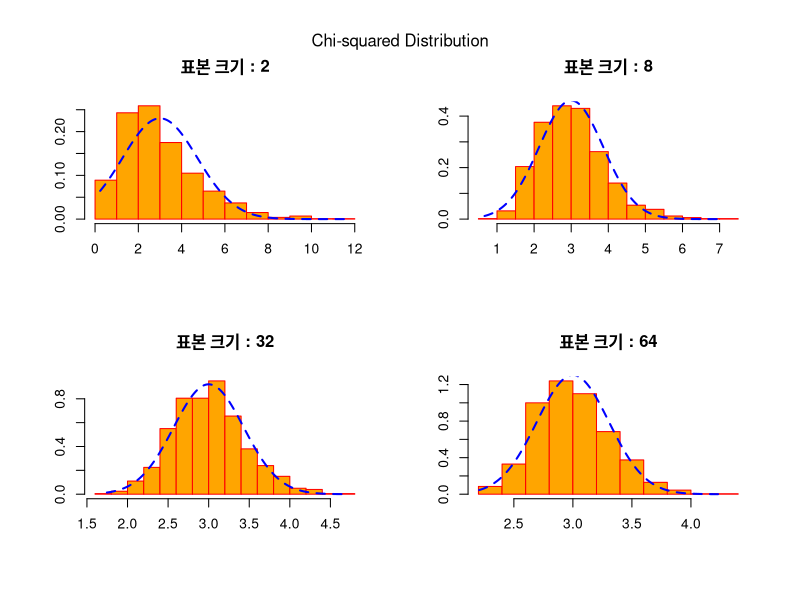
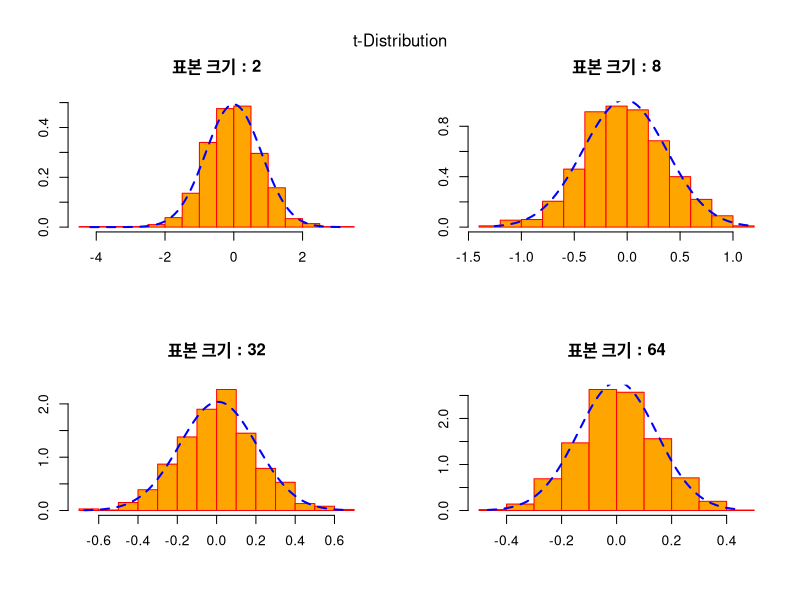
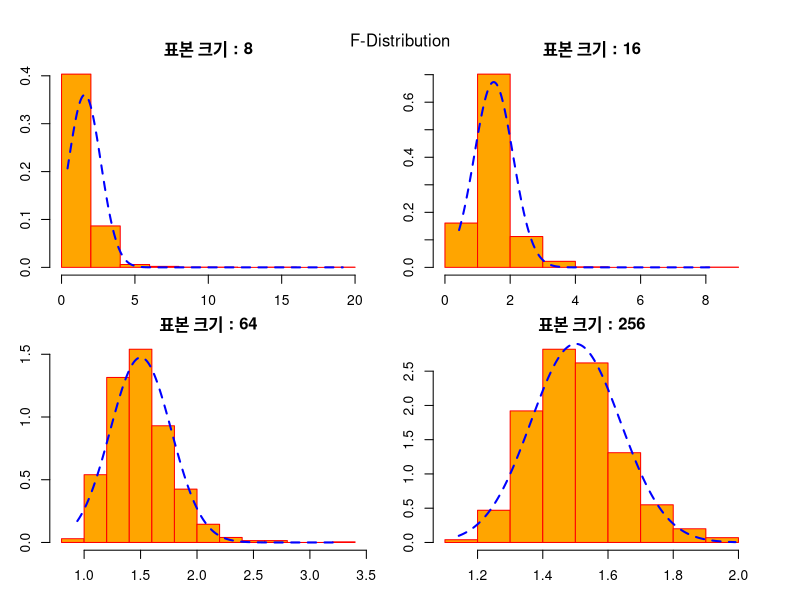

Write R code to recreate these figures, in order.
# Chi-squared distribution
set.seed(9)
n<-1000
df<-3
a.2.mean<-rep(NA, n)
a.8.mean<-rep(NA, n)
a.32.mean<-rep(NA, n)
a.64.mean<-rep(NA, n)

for (i in 1:n){
  a.2.mean[i]<-mean(rchisq(2, df=df))
  a.8.mean[i]<-mean(rchisq(8, df=3))
  a.32.mean[i]<-mean(rchisq(32, df=3))
  a.64.mean[i]<-mean(rchisq(64, df=3))
}
options(digits=3)
c(mean(a.2.mean), sd(a.2.mean))
c(mean(a.8.mean), sd(a.8.mean))
c(mean(a.32.mean), sd(a.32.mean))
c(mean(a.64.mean), sd(a.64.mean))

s <- sqrt(2 * df)#var(X)=2k (분산)

par(mfrow=c(2,2), oma=c(1,1,2,1))
hist(a.2.mean, prob=T, ylab="", xlab="", main="표본 크기 : 2", 
      col="orange", border="red")
x1<-seq(min(a.2.mean), max(a.2.mean), length=1000)
y1<-dnorm(x=x1, mean=3, sd=s/sqrt(2))
lines(x1, y1, lty=2, lwd=2, col='blue')

hist(a.8.mean, prob=T, ylab="", xlab="", main="표본 크기 : 8", 
     col="orange", border="red")
x2<-seq(min(a.8.mean), max(a.8.mean), length=1000)
y2<-dnorm( x=x2, mean=3, sd=s/sqrt(8))
lines(x2, y2, lty=2, lwd=2, col='blue')

hist(a.32.mean, prob=T, ylab="", xlab="", main="표본 크기 : 32", 
     col="orange", border="red")
x3<-seq(min(a.32.mean), max(a.32.mean), length=1000)
y3<-dnorm( x=x3, mean=3, sd=s/sqrt(32))
lines(x3, y3, lty=2, lwd=2, col='blue')

hist(a.64.mean, prob=T, ylab="", xlab="", main="표본 크기 : 64", 
     col="orange", border="red")
x4<-seq(min(a.64.mean), max(a.64.mean), length=1000)
y4<-dnorm( x=x4, mean=3, sd=s/sqrt(64))
lines(x4, y4, lty=2, lwd=2, col='blue')

mtext("Chi-squared Distribution", side = 3, line = -1, outer = TRUE)

#===============================================================
# t-distribution
n<-1000
t.2.mean<-rep(NA, n)
t.8.mean<-rep(NA, n)
t.32.mean<-rep(NA, n)
t.64.mean<-rep(NA, n)

for (i in 1:n){
  t.2.mean[i]<-mean(rt(2, df=10))
  t.8.mean[i]<-mean(rt(8, df=10))
  t.32.mean[i]<-mean(rt(32, df=10))
  t.64.mean[i]<-mean(rt(64, df=10))
}
options(digits=3)
c(mean(t.2.mean), sd(t.2.mean))
c(mean(t.8.mean), sd(t.8.mean))
c(mean(t.32.mean), sd(t.32.mean))
c(mean(t.64.mean), sd(t.64.mean))

par(mfrow=c(2,2), oma=c(0,0,2,0))
hist(t.2.mean, prob=T, ylab="", xlab="", main="표본 크기 : 2", 
     col="orange", border="red")
x1<-seq(min(t.2.mean), max(t.2.mean), length=1000)
y1<-dnorm( x=x1, mean(t.2.mean), sd(t.2.mean))
lines(x1, y1, lty=2, lwd=2, col='blue')

hist(t.8.mean, prob=T, ylab="", xlab="", main="표본 크기 : 8", 
     col="orange", border="red")
x2<-seq(min(t.8.mean), max(t.8.mean), length=1000)
y2<-dnorm( x=x2, mean(t.8.mean), sd(t.8.mean))
lines(x2, y2, lty=2, lwd=2, col='blue')

hist(t.32.mean, prob=T, ylab="", xlab="", main="표본 크기 : 32", 
     col="orange", border="red")
x3<-seq(min(t.32.mean), max(t.32.mean), length=1000)
y3<-dnorm( x=x3, mean(t.32.mean), sd(t.32.mean))
lines(x3, y3, lty=2, lwd=2, col='blue')

hist(t.64.mean, prob=T, ylab="", xlab="", main="표본 크기 : 64", 
     col="orange", border="red")
x4<-seq(min(t.64.mean), max(t.64.mean), length=1000)
y4<-dnorm( x=x4, mean(t.64.mean), sd(t.64.mean))
lines(x4, y4, lty=2, lwd=2, col='blue')

mtext("t-Distribution", side = 3, line = -1, outer = TRUE)
#=================================================================
# F-distribution
n<-1000
f.8.mean<-rep(NA, n)
f.16.mean<-rep(NA, n)
f.64.mean<-rep(NA, n)
f.256.mean<-rep(NA, n)

for (i in 1:n){
  f.8.mean[i]<-mean(rf(8, df1=3, df2=6))
  f.16.mean[i]<-mean(rf(16, df1=3, df2=6))
  f.64.mean[i]<-mean(rf(64, df1=3, df2=6))
  f.256.mean[i]<-mean(rf(256, df1=3, df2=6))
}
c(mean(f.8.mean), sd(f.8.mean))
c(mean(f.16.mean), sd(f.16.mean))
c(mean(f.64.mean), sd(f.64.mean))
c(mean(f.256.mean), sd(f.256.mean))

par(mfrow=c(2,2), oma=c(1,1,2,1), mar=c(2, 2, 2, 2))
hist(f.8.mean, prob=T, ylab="", xlab="", main="표본 크기 : 8", 
     col="orange", border="red")
x1<-seq(min(f.8.mean), max(f.8.mean), length=1000)
y1<-dnorm( x=x1, mean(f.8.mean), sd(f.8.mean))
lines(x1, y1, lty=2, lwd=2, col='blue')

hist(f.16.mean, prob=T, ylab="", xlab="", main="표본 크기 : 16", 
     col="orange", border="red")
x2<-seq(min(f.16.mean), max(f.16.mean), length=1000)
y2<-dnorm( x=x2, mean(f.16.mean), sd(f.16.mean))
lines(x2, y2, lty=2, lwd=2, col='blue')

hist(f.64.mean, prob=T, ylab="", xlab="", main="표본 크기 : 64", 
     col="orange", border="red")
x3<-seq(min(f.64.mean), max(f.64.mean), length=1000)
y3<-dnorm( x=x3, mean(f.64.mean), sd(f.64.mean))
lines(x3, y3, lty=2, lwd=2, col='blue')

hist(f.256.mean, prob=T, ylab="", xlab="", main="표본 크기 : 256", 
     col="orange", border="red")
x4<-seq(min(f.256.mean), max(f.256.mean), length=1000)
y4<-dnorm( x=x4, mean(f.256.mean), sd(f.256.mean))
lines(x4, y4, lty=2, lwd=2, col='blue')

mtext("F-Distribution", side = 3, line = -1, outer = TRUE)

